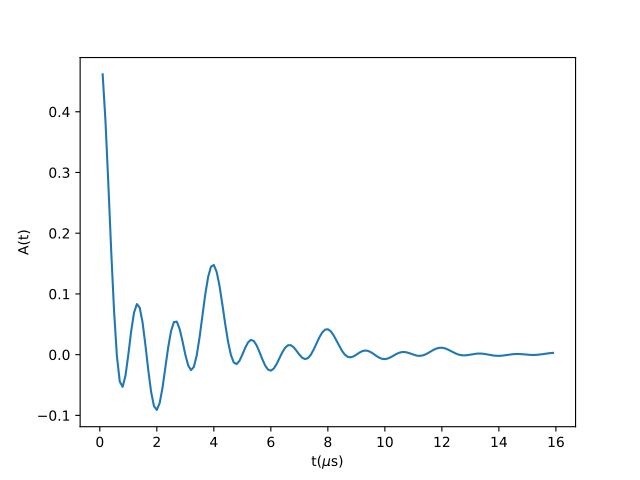

Generate this figure with Python:
from mantid.simpleapi import FunctionWrapper
import matplotlib.pyplot as plt
import numpy as np
x = np.arange(0.1,16,0.1)
y = FunctionWrapper("MuH", A0 = 0.5, NuD = 0.5, Lambda = 0.3, Sigma = 0.05, Phi = 0.0)
fig, ax=plt.subplots()
ax.plot(x, y(x))
ax.set_xlabel('t($\mu$s)')
ax.set_ylabel('A(t)')
